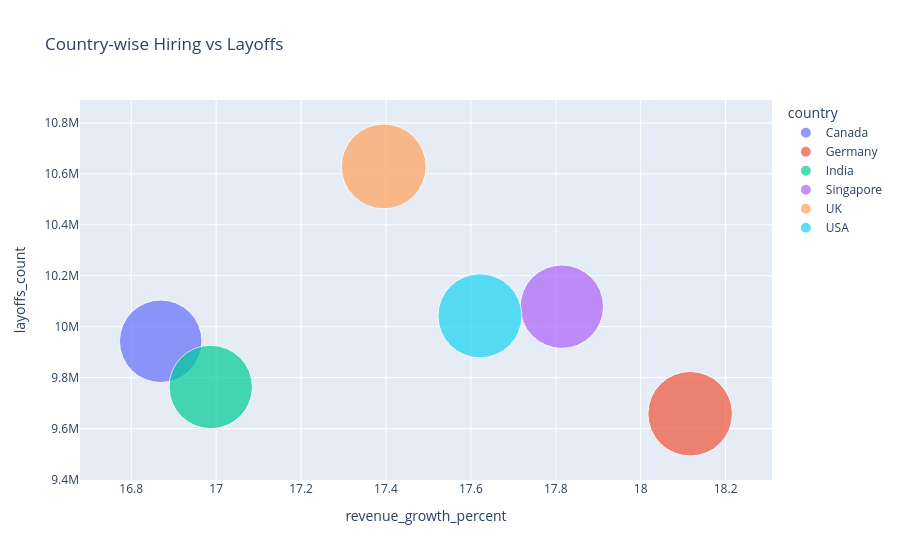

Here is the notebook cell this chart was saved with:
### Markdown cell above
### 3. Country-wise Hiring vs Layoffs (Bubble Chart)
Why this chart is used: To compare multiple workforce indicators across countries and identify regions with contrasting hiring and layoff trends.

### Code cell
country=df.groupby("country").agg({
    "layoffs_count":"sum",
    "open_roles":"sum",
    "revenue_growth_percent":"mean"
}).reset_index()

fig=px.scatter(
    country,
    x="revenue_growth_percent",
    y="layoffs_count",
    size="open_roles",
    color="country",
    hover_name="country",
    size_max=60,
    title="Country-wise Hiring vs Layoffs"
)

fig.show()

### Figure 1 — Plotly figure (JSON) as saved in the notebook; plotly's stock layout.template omitted (floating-point values rounded to 4 significant figures)
{"data": [{"hovertemplate": "<b>%{hovertext}</b><br><br>country=Canada<br>revenue_growth_percent=%{x}<br>layoffs_count=%{y}<br>open_roles=%{marker.size}<extra></extra>", "hovertext": ["Canada"], "legendgroup": "Canada", "marker": {"color": "#636efa", "size": [5596903], "sizemode": "area", "sizeref": 1644.0, "symbol": "circle"}, "mode": "markers", "name": "Canada", "orientation": "v", "showlegend": true, "type": "scatter", "x": [16.87], "xaxis": "x", "y": [9942815], "yaxis": "y"}, {"hovertemplate": "<b>%{hovertext}</b><br><br>country=Germany<br>revenue_growth_percent=%{x}<br>layoffs_count=%{y}<br>open_roles=%{marker.size}<extra></extra>", "hovertext": ["Germany"], "legendgroup": "Germany", "marker": {"color": "#EF553B", "size": [5868743], "sizemode": "area", "sizeref": 1644.0, "symbol": "circle"}, "mode": "markers", "name": "Germany", "orientation": "v", "showlegend": true, "type": "scatter", "x": [18.12], "xaxis": "x", "y": [9658265], "yaxis": "y"}, {"hovertemplate": "<b>%{hovertext}</b><br><br>country=India<br>revenue_growth_percent=%{x}<br>layoffs_count=%{y}<br>open_roles=%{marker.size}<extra></extra>", "hovertext": ["India"], "legendgroup": "India", "marker": {"color": "#00cc96", "size": [5713792], "sizemode": "area", "sizeref": 1644.0, "symbol": "circle"}, "mode": "markers", "name": "India", "orientation": "v", "showlegend": true, "type": "scatter", "x": [16.99], "xaxis": "x", "y": [9763402], "yaxis": "y"}, {"hovertemplate": "<b>%{hovertext}</b><br><br>country=Singapore<br>revenue_growth_percent=%{x}<br>layoffs_count=%{y}<br>open_roles=%{marker.size}<extra></extra>", "hovertext": ["Singapore"], "legendgroup": "Singapore", "marker": {"color": "#ab63fa", "size": [5714650], "sizemode": "area", "sizeref": 1644.0, "symbol": "circle"}, "mode": "markers", "name": "Singapore", "orientation": "v", "showlegend": true, "type": "scatter", "x": [17.81], "xaxis": "x", "y": [10078642], "yaxis": "y"}, {"hovertemplate": "<b>%{hovertext}</b><br><br>country=UK<br>revenue_growth_percent=%{x}<br>layoffs_count=%{y}<br>open_roles=%{marker.size}<extra></extra>", "hovertext": ["UK"], "legendgroup": "UK", "marker": {"color": "#FFA15A", "size": [5916665], "sizemode": "area", "sizeref": 1644.0, "symbol": "circle"}, "mode": "markers", "name": "UK", "orientation": "v", "showlegend": true, "type": "scatter", "x": [17.39], "xaxis": "x", "y": [10629082], "yaxis": "y"}, {"hovertemplate": "<b>%{hovertext}</b><br><br>country=USA<br>revenue_growth_percent=%{x}<br>layoffs_count=%{y}<br>open_roles=%{marker.size}<extra></extra>", "hovertext": ["USA"], "legendgroup": "USA", "marker": {"color": "#19d3f3", "size": [5801987], "sizemode": "area", "sizeref": 1644.0, "symbol": "circle"}, "mode": "markers", "name": "USA", "orientation": "v", "showlegend": true, "type": "scatter", "x": [17.62], "xaxis": "x", "y": [10042659], "yaxis": "y"}], "layout": {"legend": {"itemsizing": "constant", "title": {"text": "country"}, "tracegroupgap": 0}, "title": {"text": "Country-wise Hiring vs Layoffs"}, "xaxis": {"anchor": "y", "domain": [0, 1], "title": {"text": "revenue_growth_percent"}}, "yaxis": {"anchor": "x", "domain": [0, 1], "title": {"text": "layoffs_count"}}}}
